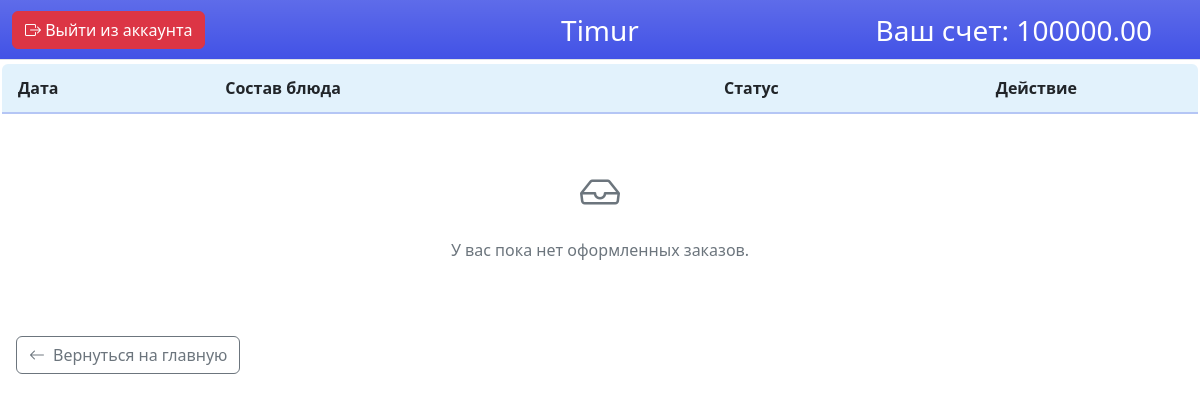
Before: /student/orders/daily/ (signed in) with the older database file.
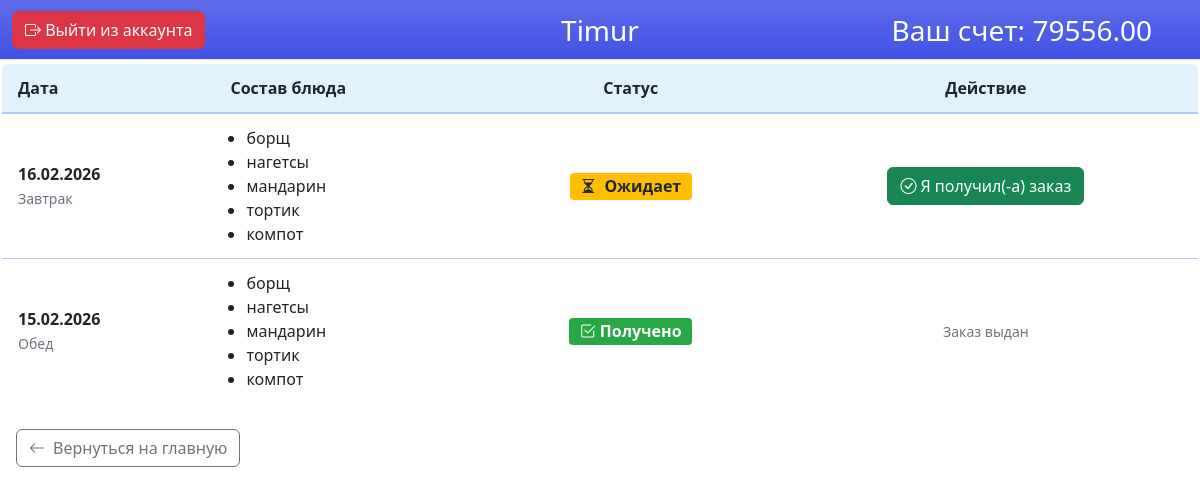
After: the same page with the newer database file.
### main/models.py (models this page shows, shortened)
class User(AbstractBaseUser, PermissionsMixin):
    name = models.CharField(max_length=255, verbose_name="ФИО пользователя")
    login = models.CharField(max_length=100, unique=True)
    role = models.ForeignKey(Role, on_delete=models.PROTECT, related_name="users", default=1)
    is_active = models.BooleanField(default=True)
    is_staff = models.BooleanField(default=False)
    USERNAME_FIELD = 'login'
    REQUIRED_FIELDS = ['name']
    objects = CustomUserManager()

### student/models.py (models this page shows, shortened)
class Student(models.Model):
    user = models.OneToOneField('main.User', on_delete=models.CASCADE, related_name="student_profile")
    money = models.DecimalField(max_digits=10, decimal_places=2, default=0.00)
    date = models.DateField(null=True, blank=True, verbose_name="Дата окончания абонемента")

class Purchases(models.Model):
    student = models.ForeignKey(Student, on_delete=models.CASCADE)
    menu = models.ForeignKey('cook.Menu', on_delete=models.CASCADE)
    deposited_money = models.DecimalField(max_digits=20, decimal_places=2)
    date = models.DateTimeField(auto_now_add=True,null=True)
    date_of_meal = models.DateField()
    attendance = models.BooleanField(default=False)
    food_intake = models.CharField(max_length=50)
    type_of_purchase = models.CharField(max_length=50)

### cook/models.py (models this page shows, shortened)
class Menu(models.Model):
    food_intake = models.CharField(max_length=50, verbose_name="Прием пищи")
    date = models.DateField()
    dish1 = models.ForeignKey(Dish, on_delete=models.SET_NULL, null=True, related_name="menu_pos1")
    dish2 = models.ForeignKey(Dish, on_delete=models.SET_NULL, null=True, related_name="menu_pos2")
    dish3 = models.ForeignKey(Dish, on_delete=models.SET_NULL, null=True, related_name="menu_pos3")
    dish4 = models.ForeignKey(Dish, on_delete=models.SET_NULL, null=True, related_name="menu_pos4")
    dish5 = models.ForeignKey(Dish, on_delete=models.SET_NULL, null=True, related_name="menu_pos5")

class Dish(models.Model):
    title = models.CharField(max_length=255)
    weight = models.FloatField(verbose_name="Вес (г)")
    cost = models.DecimalField(max_digits=10, decimal_places=2)
    dish_type = models.CharField(max_length=50)
    picture = models.ImageField(upload_to="pictures/dishes", null=True, blank=True)
    ingredients = models.ManyToManyField(
        Ingredient,
        through='Composition',
        related_name="dishes"
    )

### student/views.py (the view, shortened to what this page needs)
# urls.py: path('orders/daily/', my_purchases_list, name='student_orders_page'),
def my_purchases_list(request):
    student_profile = get_object_or_404(Student, user=request.user)
    today = timezone.now().date()
    orders = Purchases.objects.filter(student=student_profile).order_by('-date_of_meal')
    return render(request, 'student/my_orders.html', {
        'orders': orders,
        'today': today
    })

### templates/student/my_orders.html (shortened to what this page needs)
{% extends "base/base_student.html" %}
{% block main %}
<h2 class="mb-4">Мои заказы</h2>
<div class="table-responsive">
    <table class="orders-table border-color">
        <thead class="bg-inf">
            <tr>
                <th>Дата</th>
                <th>Состав блюда</th>
                <th class="text-center">Статус</th>
                <th class="text-center">Действие</th>
            </tr>
        </thead>
        <tbody>
            {% for order in orders %}
            <tr>
                <td class="border-bottom-color">
                    <strong>{{ order.date_of_meal|date:"d.m.Y" }}</strong><br>
                    <small class="text-secondary">{{ order.food_intake }}</small>
                </td>
                <td class="border-bottom-color">
                    <ul class="mb-0 ps-3">
                        {% if order.menu.dish1 %}<li>{{ order.menu.dish1.title }}</li>{% endif %}
                        {% if order.menu.dish2 %}<li>{{ order.menu.dish2.title }}</li>{% endif %}
                        {% if order.menu.dish3 %}<li>{{ order.menu.dish3.title }}</li>{% endif %}
                        {% if order.menu.dish4 %}<li>{{ order.menu.dish4.title }}</li>{% endif %}
                        {% if order.menu.dish5 %}<li>{{ order.menu.dish5.title }}</li>{% endif %}
                    </ul>
                </td>
                <td class="text-center border-bottom-color">
                    {% if order.attendance %}
                    <span class="status-badge status-received" style="font-size: 1rem;"><i class="bi bi-check2-square me-1"></i>Получено </span>
                    {% else %}
                    <span class="status-badge status-pending" style="font-size: 1rem;"><i class="bi bi-hourglass-split me-1"></i> Ожидает</span>
                    {% endif %}
                </td>
                <td class="text-center border-bottom-color">
                    {% if order.date_of_meal == today and not order.attendance %}
                    <form method="post" class="d-inline">
                        <button type="submit" class="btn btn-success">
                            <i class="bi bi-check-circle me-1"></i>Я получил(-а) заказ
                        </button>
                    </form>
                    {% elif order.attendance %}
                    <small class="text-secondary">Заказ выдан</small>
                    {% else %}
                    <small class="text-secondary">Кнопка появится в день заказа</small>
                    {% endif %}
                </td>
            </tr>
            {% empty %}
            <tr>
                <td colspan="4" class="text-center py-5 text-secondary">
                    <i class="bi bi-inbox fs-1 d-block mb-3"></i>
                    У вас пока нет оформленных заказов.
                </td>
            </tr>
            {% endfor %}
        </tbody>
    </table>
</div>
<div class="mt-3">
    <div class="mt-3 ms-3">
        <a href="{% url 'main_page' %}" class="btn btn-outline-secondary mt-2"><i class="bi bi-arrow-left me-2"></i>Вернуться на главную</a>
    </div>
</div>
{% endblock %}

### templates/base/base_student.html (shortened to what this page needs)
<!DOCTYPE html>
<html lang="ru">
<head>
</head>
<body>
        <link href="https://cdn.jsdelivr.net/npm/bootstrap@5.3.8/dist/css/bootstrap.min.css" rel="stylesheet">
        <link rel="stylesheet" href="https://cdn.jsdelivr.net/npm/bootstrap-icons@1.10.0/font/bootstrap-icons.css">
    <main>
            <nav class="navbar bg-top bg-gradient text-white fixed-top border-bottom py-2" style="min-height: 60px;">
                <div class="container-fluid d-flex justify-content-between align-items-center position-relative">
                    <p class="fs-3 text-center position-absolute top-50 start-50 translate-middle mb-0">
                        {{ user.name }}
                    </p>
                    <p class="fs-3 text-center position-absolute top-50 end-0 translate-middle-y me-5">
                        Ваш счет: {{ user.student_profile.money }}
                    </p>
                    <a href="{% url 'logout' %}" class="btn btn-danger"><i class="bi bi-box-arrow-right"></i> Выйти из аккаунта</a>
                </div>
            </nav>
        {% block main %}
        {% endblock %}
    </main>
</body>
</html>

Changed rows visible on the page:
changed through a linked row, User "Timur": student_profile.money "100000.00" → "79556.00"
added Purchases: date_of_meal "16.02.2026", food_intake "Завтрак", menu.dish1 "борщ", menu.dish2 "нагетсы", menu.dish3 "мандарин", menu.dish4 "тортик", menu.dish5 "компот", attendance False (drawn)
added Purchases: date_of_meal "15.02.2026", food_intake "Обед", menu.dish1 "борщ", menu.dish2 "нагетсы", menu.dish3 "мандарин", menu.dish4 "тортик", menu.dish5 "компот", attendance True (drawn)
Other visible differences:
text no longer shown: "У вас пока нет оформленных заказов."
